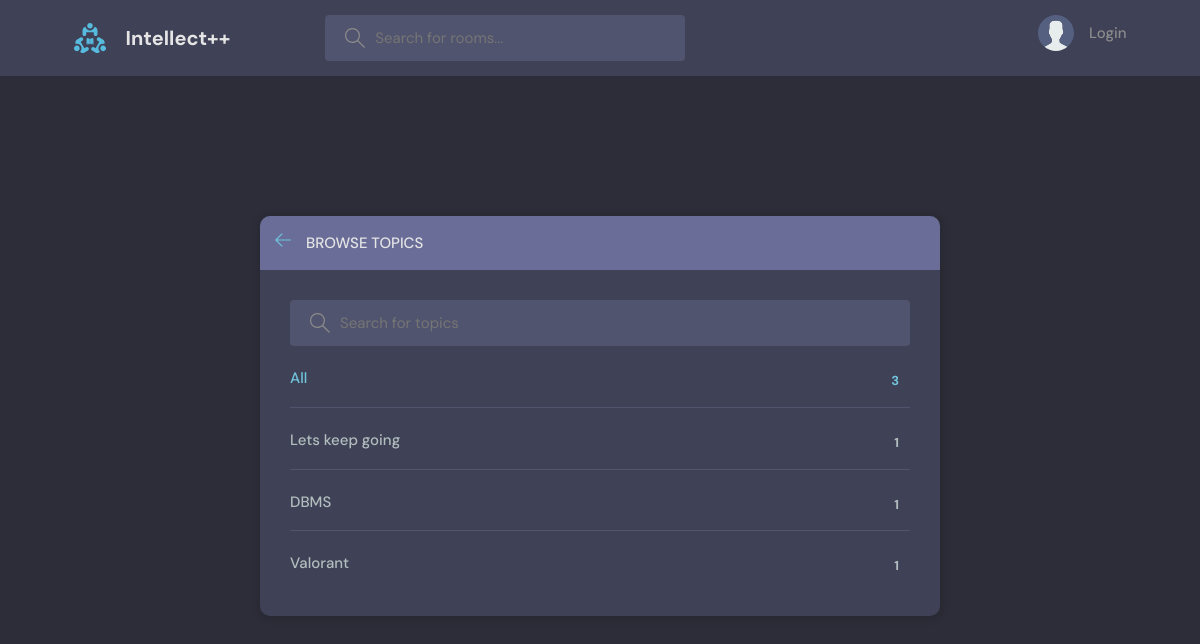
/topics/, run on an earlier commit of the app's database.
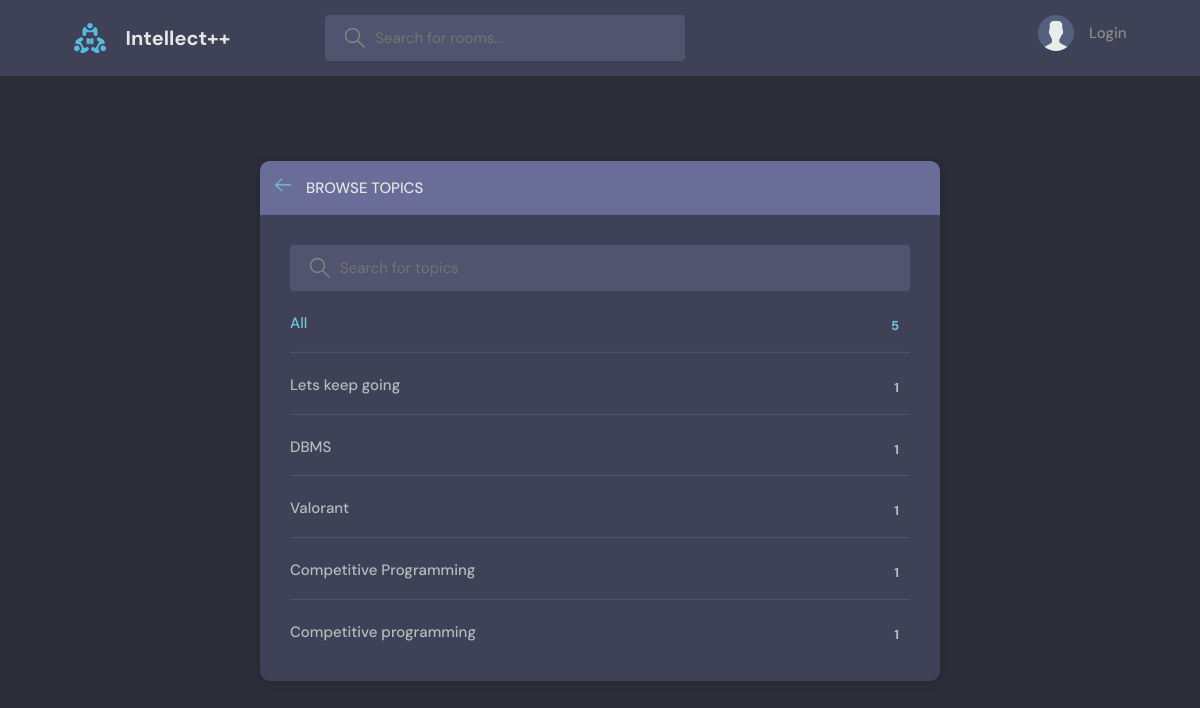
And on a later commit of the database.
### base/models.py (models this page shows, shortened)
class Topic(models.Model):
    name = models.CharField(max_length=200)

### base/views.py (the view)
# urls.py: path('topics/', views.topicsPage, name = "topics"),
def topicsPage(request):
    q = request.GET.get('q') if request.GET.get('q')!=None else ''
    topics = Topic.objects.filter(name__icontains =q)
    context = {'topics': topics}
    return render( request , 'base/topics.html' , context)

### base/templates/base/topics.html (shortened to what this page needs)
{% extends 'main.html' %}
{% block content %}
    <main class="create-room layout">
      <div class="container">
        <div class="layout__box">
          <div class="layout__boxHeader">
            <div class="layout__boxTitle">
              <a href="{{request.META.HTTP_REFERER}}">
                <svg version="1.1" xmlns="http://www.w3.org/2000/svg" width="32" height="32" viewBox="0 0 32 32">
                  <title>arrow-left</title>
                  <path
                    d="M13.723 2.286l-13.723 13.714 13.719 13.714 1.616-1.611-10.96-10.96h27.625v-2.286h-27.625l10.965-10.965-1.616-1.607z"
                  ></path>
                </svg>
              </a>
              <h3>Browse Topics</h3>
            </div>
          </div>
          <div class="topics-page layout__body">
            <form class="header__search" action = ""  method = "GET">
              <label>
                <input name = "q" placeholder="Search for topics  " />
              </label>
            </form>
            <ul class="topics__list">
              <li>
                <a href="{% url 'topics' %}" class="active">All <span>{{topics.count}}</span></a>
              </li>
              {% for topic in topics %}
              <li>
                <a href="{% url 'home' %}?q={{topic.name}}">{{topic.name}} <span>{{topic.room_set.all.count}}</span></a>
              </li>
              {% endfor %}
            </ul>
          </div>
        </div>
      </div>
    </main>
{% endblock content %}

What changed in the data, as far as the page shows it:
added Topic: name "Competitive Programming", room_set.all.count "1"
added Topic: name "Competitive programming", room_set.all.count "1"
Also different on the page:
{{ topics.count }}: "3" → "5"
